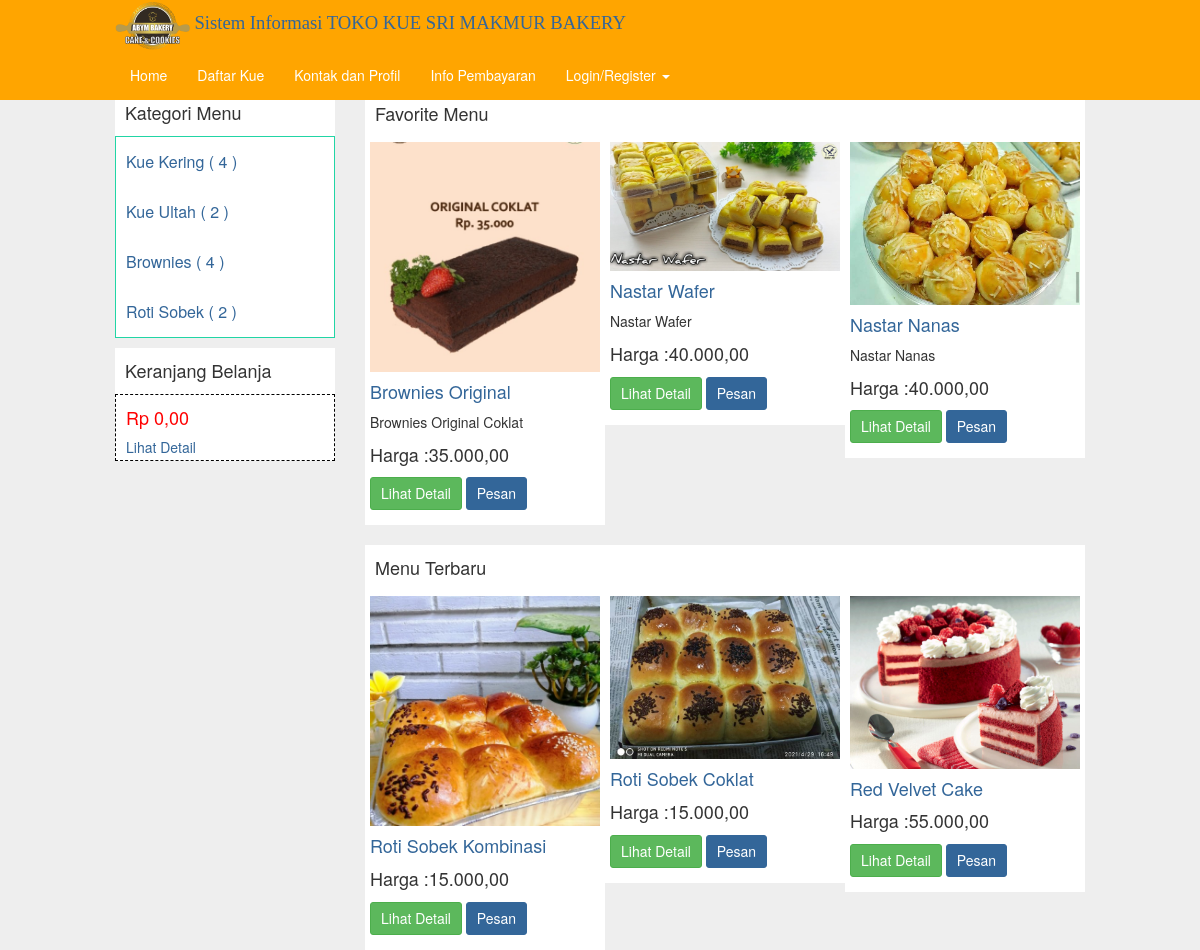
The page / on the database its author committed.
### tables this page shows
CREATE TABLE `kategori_produk` (
  `id` int(3) NOT NULL,
  `nama` varchar(100) NOT NULL,
  `deskripsi` text NOT NULL
);

CREATE TABLE `produk` (
  `id` int(4) NOT NULL,
  `nama` varchar(100) NOT NULL,
  `deskripsi` text NOT NULL,
  `gambar` varchar(200) NOT NULL,
  `harga` decimal(10,0) NOT NULL,
  `kategori_produk_id` int(11) NOT NULL
);

### inc/config.php (called while the page is built, shortened)
<?php
$url = "";

### index.php (the view)
<?php
	include"inc/config.php";
	include"layout/header.php";
?>
		<div class="col-md-9">
			<div class="row">
				<div class="col-md-12">
				</div>
			<div class="col-md-12">
			<div style="background:#ffffff; width:100%; height:auto; padding-top:3px;padding-bottom:3px; padding-left:10px;">
			<h4>Favorite Menu</h4>
			</div>
				<?php
					$k = mysql_query("SELECT * FROM produk ORDER BY id ASC limit 3");
					while($data = mysql_fetch_array($k)){
				?>
				<div class="col-md-4 content-menu">
					<a href="<?php echo $url; ?>menu.php?id=<?php echo $data['id'] ?>">
						<img src="<?php echo $url; ?>uploads/<?php echo $data['gambar'] ?>" width="100%">
						<h4><?php echo $data['nama'] ?></h4>
					</a>
					<p><?php echo $data['deskripsi'] ?></p>
					<p style="font-size:18px">Harga :<?php echo number_format($data['harga'], 2, ',', '.') ?></p>
					<p>
						<a href="<?php echo $url; ?>menu.php?id=<?php echo $data['id'] ?>" class="btn btn-success btn-sm" href="#" role="button">Lihat Detail</a>
						<a href="<?php echo $url; ?>keranjang.php?act=beli&&produk_id=<?php echo $data['id'] ?>" class="btn btn-info btn-sm" href="#" role="button">Pesan</a>
					</p>
				</div>
				<?php } ?>
			</div>
			</div>
			<div class="row">
			<div class="col-md-12">
			<br/>
			<div style="background:#ffffff; width:100%; height:auto; padding-top:3px;padding-bottom:3px; padding-left:10px;">
			<h4>Menu Terbaru</h4>
			</div>
				<?php
					$k = mysql_query("SELECT * FROM produk ORDER BY id DESC limit 3");
					while($data = mysql_fetch_array($k)){
				?>
				<div class="col-md-4 content-menu">
					<a href="<?php echo $url; ?>menu.php?id=<?php echo $data['id'] ?>">
						<img src="<?php echo $url; ?>uploads/<?php echo $data['gambar'] ?>" width="100%">
						<h4><?php echo $data['nama'] ?></h4>
					</a>
					<p style="font-size:18px">Harga :<?php echo number_format($data['harga'], 2, ',', '.') ?></p>
					<p>
						<a href="<?php echo $url; ?>menu.php?id=<?php echo $data['id'] ?>" class="btn btn-success btn-sm" href="#" role="button">Lihat Detail</a>
						<a href="<?php echo $url; ?>keranjang.php?act=beli&&produk_id=<?php echo $data['id'] ?>" class="btn btn-info btn-sm" href="#" role="button">Pesan</a>
					</p>
				</div>
				<?php } ?>
			</div>
			</div>
		</div>
    <?php include"layout/footer.php"; ?>

### layout/header.php (shortened to what this page needs)
<!DOCTYPE html>
<html lang="en">
  <head>
    <link href="assets/bootstrap/css/bootstrap.css" rel="stylesheet">
    <link href="assets/bootstrap/css/datetimepicker.css" rel="stylesheet">
    <link href="assets/css/navbar-fixed-top.css" rel="stylesheet">
    <link href="assets/css/full-slider.css" rel="stylesheet">
    <link href="assets/css/style.css" rel="stylesheet">
  </head>
  <body>
    <nav class="navbar navbar-default navbar-fixed-top navbar-blue" style="background-color: orange">
      <div class="container">
        <div class="navbar-header">
    <header class="header" >
            <div class="logo-container">
    <a href="" class="logo" style="text-decoration: none; font-size: 14pt; font-family: verdana;">
        <img src="<?php echo $url.'assets/img/LOGO.png'; ?>" height="50" />
        <span class="hidden-xs" > Sistem Informasi TOKO KUE SRI MAKMUR  BAKERY</span>
                </a>
            </div>
        <div id="navbar" class="navbar-collapse collapse">
          <ul class="nav navbar-nav navbar-right">
            <li><a href="index.php">Home</a></li>
            <li><a href="menu.php">Daftar Kue </a></li>
            <li><a href="kontak.php">Kontak dan Profil</a></li>
            <li><a href="info.php">Info Pembayaran</a></li>
            <?php if(!empty($_SESSION['iam_user'])){ ?>
			<?php
				$user = mysql_fetch_object(mysql_query("select * from user where id='$_SESSION[iam_user]'"));
			?>
      <li><a href="pembayaran.php">Pembayaran</a></li>
			<li class="dropdown">
              <a href="#" class="dropdown-toggle" data-toggle="dropdown" role="button" aria-haspopup="true" aria-expanded="false">Hi <?php echo $user->nama; ?> <span class="caret"></span></a>
              <ul class="dropdown-menu">
                <li><a href="profile.php">Profil</a></li>
                <li><a href="logout.php">Logout</a></li>
              </ul>
            </li>
			<?php }else{ ?>
			<li class="dropdown">
              <a href="#" class="dropdown-toggle" data-toggle="dropdown" role="button" aria-haspopup="true" aria-expanded="false">Login/Register <span class="caret"></span></a>
            </li>
			<?php } ?>
          </ul>
        </div>
      </div>
    </nav>
	<div class="container" style="margin-top:20px;">
	<div class="row">
		<div class="col-md-3">
			<div style="background:#ffffff; width:100%; height:auto; padding-top:3px;padding-bottom:3px; padding-left:10px;">
			<h4>Kategori Menu</h4>
			</div>
			<ul class="kategori">
				<?php
					$kategori = mysql_query("SELECT * FROM kategori_produk");
					while($data = mysql_fetch_array($kategori)){
				?>
					<li><a href="<?php echo $url; ?>menu.php?kategori=<?php echo $data['id'] ?>"><?php echo $data['nama']; ?> (
					<?php
						$ck = mysql_num_rows(mysql_query("SELECT * FROM produk WHERE kategori_produk_id='$data[id]'"));
						if($ck > 0){ echo $ck; }else{ echo 0; } ?>
					)</a></li>
				<?php } ?>
			</ul>
			<div style="background:#ffffff; width:100%; height:auto; padding-top:3px;padding-bottom:3px; padding-left:10px;">
				<h4>Keranjang Belanja</h4>
			</div>
			<div style="background:#ffffff; width:100%; height:auto; padding-top:3px;padding-bottom:3px; padding-left:10px; border: 1px dashed #000;">
			<?php
                            if(isset($_SESSION['cart'])){
                                $total = 0;
                                $cart = unserialize($_SESSION['cart']);
                                if($cart == ''){
                                    $cart = [];
                                }
                                foreach($cart as $id => $qty){
                                    $product = mysql_fetch_array(mysql_query("select * from produk WHERE id='$id'"));
                                    if(isset($product)){
                                       $t = $qty * $product['harga'];
                                       $total += $t;
                                    }
                                }
                                echo '<h4 style="color:#f00;">Rp '. number_format($total, 2, ',', '.') .'</h4>';
                            }else{
                                echo '<h4 style="color:#f00;">Rp 0,00</h4>';
                            }
                        ?>
				<a href="<?php echo $url; ?>keranjang.php">Lihat Detail</a>
			</div>
			<div class="col-md-16">
				<br/>
			</div>
		</div>

### layout/footer.php (shortened to what this page needs)
</div>
    </div>
  </body>
</html>

### assets/css/navbar-fixed-top.css (style rules this page uses)
body { padding-top: 70px; }

### assets/css/style.css (style rules this page uses)
@media (min-width: 768px) { .container { width: 750px; } }
@media (min-width: 992px) { .container { width: 970px; } }
@media (min-width: 1200px) { .container { width: 1000px; } }
.kategori li { list-style:none; margin-left:-40px; font-size:16px; line-height:30px; }
.content-menu { background-color: #FFF; padding:5px; }
* { transition: all 200ms ease-in-out; }
body { background-color: #EEE; }
.navbar-blue { background-color: #21D5A5; border:none; color: #FFF; }
.navbar-blue .navbar-nav li > a { color:#FFF; }
.kategori { border:1px solid#21D5A5; background-color: #FFF; }
.kategori li { padding:10px; }

### rows shown on the page
kategori_produk: nama "Kue Kering", ck "4"
kategori_produk: nama "Kue Ultah", ck "2"
kategori_produk: nama "Brownies", ck "4"
kategori_produk: nama "Roti Sobek", ck "2"
produk: gambar (picture), nama "Brownies Original", deskripsi "Brownies Original Coklat", harga "35.000,00"
produk: gambar (picture), nama "Nastar Wafer", deskripsi "Nastar Wafer", harga "40.000,00"
produk: gambar (picture), nama "Nastar Nanas", deskripsi "Nastar Nanas", harga "40.000,00"
produk: gambar (picture), nama "Roti Sobek Kombinasi", harga "15.000,00"
produk: gambar (picture), nama "Roti Sobek Coklat", harga "15.000,00"
produk: gambar (picture), nama "Red Velvet Cake", harga "55.000,00"
